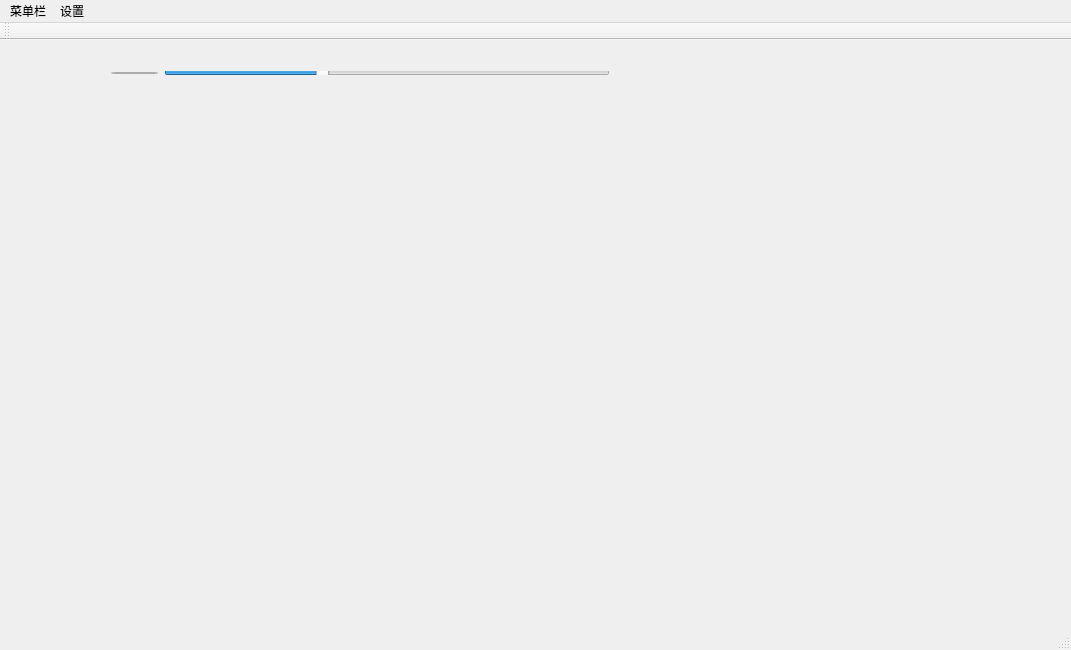
<?xml version="1.0" encoding="UTF-8"?>
<ui version="4.0">
 <class>QtWidgetsApplication1Class</class>
 <widget class="QMainWindow" name="QtWidgetsApplication1Class">
  <property name="geometry">
   <rect>
    <x>0</x>
    <y>0</y>
    <width>1071</width>
    <height>650</height>
   </rect>
  </property>
  <property name="windowTitle">
   <string>First QT Application</string>
  </property>
  <widget class="QWidget" name="centralWidget">
   <widget class="QWidget" name="layoutWidget">
    <property name="geometry">
     <rect>
      <x>100</x>
      <y>20</y>
      <width>521</width>
      <height>26</height>
     </rect>
    </property>
    <layout class="QHBoxLayout" name="Layout">
     <item>
      <widget class="QSpinBox" name="spinBox">
       <property name="maximum">
        <number>100</number>
       </property>
       <property name="value">
        <number>35</number>
       </property>
      </widget>
     </item>
     <item>
      <widget class="QSlider" name="slider">
       <property name="maximum">
        <number>100</number>
       </property>
       <property name="value">
        <number>35</number>
       </property>
       <property name="orientation">
        <enum>Qt::Horizontal</enum>
       </property>
      </widget>
     </item>
    </layout>
   </widget>
  </widget>
  <widget class="QMenuBar" name="menuBar">
   <property name="geometry">
    <rect>
     <x>0</x>
     <y>0</y>
     <width>1071</width>
     <height>26</height>
    </rect>
   </property>
   <widget class="QMenu" name="menu">
    <property name="title">
     <string>菜单栏</string>
    </property>
    <addaction name="actionopenWindow"/>
    <addaction name="separator"/>
   </widget>
   <widget class="QMenu" name="menu_2">
    <property name="title">
     <string>设置</string>
    </property>
   </widget>
   <addaction name="menu"/>
   <addaction name="menu_2"/>
  </widget>
  <widget class="QToolBar" name="mainToolBar">
   <attribute name="toolBarArea">
    <enum>TopToolBarArea</enum>
   </attribute>
   <attribute name="toolBarBreak">
    <bool>false</bool>
   </attribute>
  </widget>
  <widget class="QStatusBar" name="statusBar"/>
  <action name="actionopenWindow">
   <property name="checkable">
    <bool>true</bool>
   </property>
   <property name="text">
    <string>openWindow</string>
   </property>
  </action>
 </widget>
 <layoutdefault spacing="6" margin="11"/>
 <resources/>
 <connections>
  <connection>
   <sender>slider</sender>
   <signal>valueChanged(int)</signal>
   <receiver>spinBox</receiver>
   <slot>setValue(int)</slot>
   <hints>
    <hint type="sourcelabel">
     <x>430</x>
     <y>372</y>
    </hint>
    <hint type="destinationlabel">
     <x>167</x>
     <y>372</y>
    </hint>
   </hints>
  </connection>
  <connection>
   <sender>spinBox</sender>
   <signal>valueChanged(int)</signal>
   <receiver>slider</receiver>
   <slot>setValue(int)</slot>
   <hints>
    <hint type="sourcelabel">
     <x>167</x>
     <y>372</y>
    </hint>
    <hint type="destinationlabel">
     <x>430</x>
     <y>372</y>
    </hint>
   </hints>
  </connection>
 </connections>
</ui>
